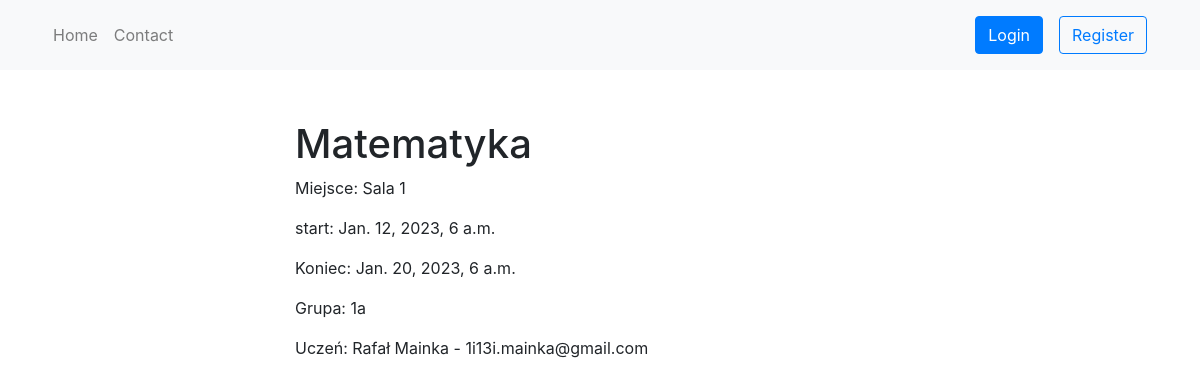
Screenshot of /schedule/7/ with the database file from the repository.
### schedule/models.py (models this page shows, shortened)
class Lesson(models.Model):
    subject = models.ForeignKey(Subject, on_delete=models.CASCADE)
    location = models.ForeignKey(Location, on_delete=models.CASCADE)
    start_time = models.DateTimeField()
    end_time = models.DateTimeField()
    pupil = models.ForeignKey(CustomUser, related_name='pupil', on_delete=models.CASCADE,
                              blank=True, null=True, default=None)
    teacher = models.ForeignKey(CustomUser, related_name='teacher', on_delete=models.CASCADE, default=None)
    class_group = models.ForeignKey(ClassGroup, on_delete=models.CASCADE, blank=True, null=True, default=None)

class Subject(models.Model):
    title = models.CharField(max_length=50)
    def __str__(self):
        return self.title

class Location(models.Model):
    name = models.CharField(max_length=50)
    nr_seats = models.IntegerField()
    def __str__(self):
        return self.name

class ClassGroup(models.Model):
    name = models.CharField(max_length=50)
    members = models.ManyToManyField(CustomUser, through='ClassGroupMembership')
    year = models.CharField(max_length=50, default=None)
    def __str__(self):
        return self.name

### users/models.py (models this page shows)
class CustomUser(AbstractUser):
    username = None
    email = models.EmailField(_('email address'), unique=True)
    phone = models.BigIntegerField('phone number', blank=True, null=True)
    address = models.CharField('address', max_length=255, blank=True, null=True)
    USERNAME_FIELD = 'email'
    REQUIRED_FIELDS = []
    objects = CustomUserManager()
    def __str__(self):
        return f'{self.first_name} {self.last_name} - {self.email}'

### schedule/views.py (the view)
# urls.py: path('<int:id>/', LessonDetailView.as_view(), name='lesson-detail'),
class LessonDetailView(DetailView):
    template_name = 'lesson/lesson_detail.html'
    def get_object(self):
        id_ = self.kwargs.get("id")
        return get_object_or_404(Lesson, id=id_)
    def get_context_data(self, **kwargs):
        context = super().get_context_data(**kwargs)
        return context

### schedule/templates/lesson/lesson_detail.html
{% extends 'base.html' %}
{% block content %}
<h1>{{ object.subject }}</h1>
<p>Miejsce: {{ object.location }}</p>
<p>start: {{ object.start_time }}</p>
<p>Koniec: {{ object.end_time }}</p>
{% if object.class_group %}
    <p>Grupa: {{ object.class_group }}</p>
{% endif %}
{% if object.pupil %}
    <p>Uczeń: {{ object.pupil }}</p>
{% endif %}
{% endblock %}

### rows the page displays
Lesson: subject "Matematyka", location "Sala 1", start_time "Jan. 12, 2023, 6 a.m.", end_time "Jan. 20, 2023, 6 a.m.", class_group "1a", pupil "Rafał Mainka - 1i13i.mainka@gmail.com"
